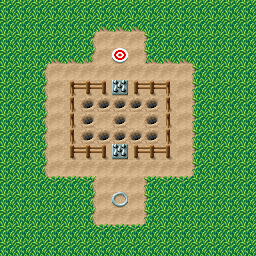

Below is a game level as drawn by its tile map, then a one-line description and the .tmx file that defines it, in full:
An orthogonal 16x16 tile map with 16x16 px tiles, 3 tile layers (Grass, Ground, Wall), 2 tilesets and 17 objects (13x Carrot, 2x Trap, Finish, player-start).

<map version="1.10" tiledversion="1.10.1" orientation="orthogonal" renderorder="right-down" width="16" height="16" tilewidth="16" tileheight="16" infinite="0" nextlayerid="40" nextobjectid="74">
 <properties>
  <property name="excalibur" type="bool" value="true" />
 </properties>
 <tileset firstgid="1" name="tileset" tilewidth="16" tileheight="16" tilecount="48" columns="8">
  <image source="1level.png" width="128" height="96" />
 </tileset>
 <tileset firstgid="49" name="tile_finish" tilewidth="16" tileheight="16" tilecount="4" columns="4">
  <image source="tile_finish.png" width="64" height="16" />
  <tile id="0">
   <animation>
    <frame tileid="0" duration="90" />
    <frame tileid="1" duration="90" />
    <frame tileid="2" duration="90" />
    <frame tileid="3" duration="90" />
   </animation>
  </tile>
 </tileset>
 <layer id="39" name="Grass" width="16" height="16">
  <data encoding="csv">
1,1,1,1,1,1,1,1,1,1,1,1,1,1,1,1,
1,1,1,1,1,1,0,0,0,1,1,1,1,1,1,1,
1,1,1,1,1,0,0,0,0,0,1,1,1,1,1,1,
1,1,1,0,0,0,0,0,0,0,0,0,1,1,1,1,
1,1,0,0,0,0,0,0,0,0,0,0,0,1,1,1,
1,1,0,0,0,0,0,0,0,0,0,0,0,1,1,1,
1,1,0,0,0,0,0,0,0,0,0,0,0,1,1,1,
1,1,0,0,0,0,0,0,0,0,0,0,0,1,1,1,
1,1,0,0,0,0,0,0,0,0,0,0,0,1,1,1,
1,1,0,0,0,0,0,0,0,0,0,0,0,1,1,1,
1,1,0,0,0,0,0,0,0,0,0,0,0,1,1,1,
1,1,1,0,0,0,0,0,0,0,0,0,1,1,1,1,
1,1,1,1,1,0,0,0,0,0,1,1,1,1,1,1,
1,1,1,1,1,0,0,0,0,0,1,1,1,1,1,1,
1,1,1,1,1,1,0,0,0,1,1,1,1,1,1,1,
1,1,1,1,1,1,1,1,1,1,1,1,1,1,1,1
</data>
 </layer>
 <layer id="8" name="Ground" width="16" height="16" locked="1">
  <data encoding="csv">
0,0,0,0,0,0,0,0,0,0,0,0,0,0,0,0,
0,0,0,0,0,0,0,0,0,0,0,0,0,0,0,0,
0,0,0,0,0,0,19,19,19,0,0,0,0,0,0,0,
0,0,0,0,0,0,19,49,19,0,0,0,0,0,0,0,
0,0,0,19,19,19,19,19,19,19,19,19,0,0,0,0,
0,0,0,19,0,0,0,32,0,0,0,19,0,0,0,0,
0,0,0,19,0,21,21,21,21,21,0,19,0,0,0,0,
0,0,0,19,0,21,19,21,19,21,0,19,0,0,0,0,
0,0,0,19,0,21,21,21,21,21,0,19,0,0,0,0,
0,0,0,19,0,0,0,32,0,0,0,19,0,0,0,0,
0,0,0,19,19,19,19,19,19,19,19,19,0,0,0,0,
0,0,0,0,0,0,19,19,19,0,0,0,0,0,0,0,
0,0,0,0,0,0,19,22,19,0,0,0,0,0,0,0,
0,0,0,0,0,0,19,19,19,0,0,0,0,0,0,0,
0,0,0,0,0,0,0,0,0,0,0,0,0,0,0,0,
0,0,0,0,0,0,0,0,0,0,0,0,0,0,0,0
</data>
 </layer>
 <layer id="35" name="Wall" width="16" height="16" locked="1">
  <data encoding="csv">
0,0,0,0,0,0,0,0,0,0,0,0,0,0,0,0,
0,0,0,0,0,0,4,4,4,0,0,0,0,0,0,0,
0,0,0,0,0,2,0,0,0,3,0,0,0,0,0,0,
0,0,0,4,4,6,0,0,0,7,4,4,0,0,0,0,
0,0,2,0,0,0,0,0,0,0,0,0,3,0,0,0,
0,0,2,0,15,13,18,0,17,13,16,0,3,0,0,0,
0,0,2,0,14,0,0,0,0,0,14,0,3,0,0,0,
0,0,2,0,14,0,0,0,0,0,14,0,3,0,0,0,
0,0,2,0,14,0,0,0,0,0,14,0,3,0,0,0,
0,0,2,0,17,13,18,0,17,13,18,0,3,0,0,0,
0,0,2,0,0,0,0,0,0,0,0,0,3,0,0,0,
0,0,0,5,5,9,0,0,0,8,5,5,0,0,0,0,
0,0,0,0,0,2,0,0,0,3,0,0,0,0,0,0,
0,0,0,0,0,2,0,0,0,3,0,0,0,0,0,0,
0,0,0,0,0,0,5,5,5,0,0,0,0,0,0,0,
0,0,0,0,0,0,0,0,0,0,0,0,0,0,0,0
</data>
 </layer>
 <objectgroup id="36" name="Carrots" locked="1">
  <properties>
   <property name="excalibur" type="bool" value="true" />
  </properties>
  <object id="44" name="Carrot" type="Carrot" gid="20" x="80" y="112" width="16" height="16">
   <properties>
    <property name="CollisionType" value="Passive" />
   </properties>
  </object>
  <object id="52" name="Carrot" type="Carrot" gid="20" x="96" y="112" width="16" height="16">
   <properties>
    <property name="CollisionType" value="Passive" />
   </properties>
  </object>
  <object id="58" name="Carrot" type="Carrot" gid="20" x="112" y="112" width="16" height="16">
   <properties>
    <property name="CollisionType" value="Passive" />
   </properties>
  </object>
  <object id="59" name="Carrot" type="Carrot" gid="20" x="128" y="112" width="16" height="16">
   <properties>
    <property name="CollisionType" value="Passive" />
   </properties>
  </object>
  <object id="60" name="Carrot" type="Carrot" gid="20" x="144" y="112" width="16" height="16">
   <properties>
    <property name="CollisionType" value="Passive" />
   </properties>
  </object>
  <object id="61" name="Carrot" type="Carrot" gid="20" x="144" y="128" width="16" height="16">
   <properties>
    <property name="CollisionType" value="Passive" />
   </properties>
  </object>
  <object id="62" name="Carrot" type="Carrot" gid="20" x="144" y="144" width="16" height="16">
   <properties>
    <property name="CollisionType" value="Passive" />
   </properties>
  </object>
  <object id="63" name="Carrot" type="Carrot" gid="20" x="128" y="144" width="16" height="16">
   <properties>
    <property name="CollisionType" value="Passive" />
   </properties>
  </object>
  <object id="64" name="Carrot" type="Carrot" gid="20" x="112" y="128" width="16" height="16">
   <properties>
    <property name="CollisionType" value="Passive" />
   </properties>
  </object>
  <object id="65" name="Carrot" type="Carrot" gid="20" x="96" y="144" width="16" height="16">
   <properties>
    <property name="CollisionType" value="Passive" />
   </properties>
  </object>
  <object id="67" name="Carrot" type="Carrot" gid="20" x="80" y="144" width="16" height="16">
   <properties>
    <property name="CollisionType" value="Passive" />
   </properties>
  </object>
  <object id="69" name="Carrot" type="Carrot" gid="20" x="112" y="144" width="16" height="16">
   <properties>
    <property name="CollisionType" value="Passive" />
   </properties>
  </object>
  <object id="71" name="Carrot" type="Carrot" gid="20" x="80" y="128" width="16" height="16">
   <properties>
    <property name="CollisionType" value="Passive" />
   </properties>
  </object>
 </objectgroup>
 <objectgroup id="38" name="Traps" locked="1">
  <properties>
   <property name="excalibur" type="bool" value="true" />
  </properties>
  <object id="72" name="Trap" type="Trap" gid="31" x="112" y="160" width="16" height="16">
   <properties>
    <property name="CollisionType" value="Passive" />
   </properties>
  </object>
  <object id="73" name="Trap" type="Trap" gid="31" x="112" y="96" width="16" height="16">
   <properties>
    <property name="CollisionType" value="Passive" />
   </properties>
  </object>
 </objectgroup>
 <objectgroup id="37" name="Finish" locked="1">
  <properties>
   <property name="excalibur" type="bool" value="true" />
  </properties>
  <object id="70" name="Finish" type="Finish" gid="45" x="112" y="64" width="16" height="16">
   <properties>
    <property name="CollisionType" value="Passive" />
   </properties>
  </object>
 </objectgroup>
 <objectgroup id="12" name="Camera" locked="1">
  <properties>
   <property name="excalibur" type="bool" value="true" />
  </properties>
  <object id="8" name="player-start" type="player-start" x="120" y="200">
   <point />
  </object>
 </objectgroup>
</map>
